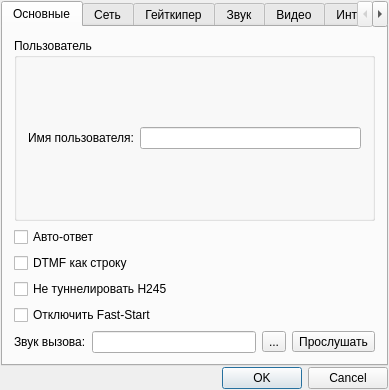
<?xml version="1.0" encoding="UTF-8"?>
<ui version="4.0">
 <class>CSettingsDlg</class>
 <widget class="QDialog" name="CSettingsDlg">
  <property name="geometry">
   <rect>
    <x>0</x>
    <y>0</y>
    <width>389</width>
    <height>353</height>
   </rect>
  </property>
  <property name="windowTitle">
   <string>Установки</string>
  </property>
  <property name="windowIcon">
   <iconset resource="qtphone.qrc">
    <normaloff>:/images/Resources/teleph.png</normaloff>:/images/Resources/teleph.png</iconset>
  </property>
  <layout class="QVBoxLayout" name="verticalLayout_3">
   <property name="spacing">
    <number>1</number>
   </property>
   <property name="margin">
    <number>1</number>
   </property>
   <item>
    <widget class="QTabWidget" name="tabWidget">
     <property name="currentIndex">
      <number>0</number>
     </property>
     <widget class="QWidget" name="tab">
      <attribute name="title">
       <string>Основные</string>
      </attribute>
      <layout class="QVBoxLayout" name="verticalLayout">
       <item>
        <widget class="QGroupBox" name="groupBox">
         <property name="title">
          <string>Пользователь</string>
         </property>
         <layout class="QHBoxLayout" name="horizontalLayout">
          <item>
           <widget class="QLabel" name="label">
            <property name="text">
             <string>Имя пользователя:</string>
            </property>
           </widget>
          </item>
          <item>
           <widget class="QLineEdit" name="IDS_UNAMESTR"/>
          </item>
         </layout>
        </widget>
       </item>
       <item>
        <widget class="QCheckBox" name="IDS_AANSWERSTR">
         <property name="text">
          <string>Авто-ответ</string>
         </property>
        </widget>
       </item>
       <item>
        <widget class="QCheckBox" name="IDS_DTMFSTRSTR">
         <property name="text">
          <string>DTMF как строку</string>
         </property>
        </widget>
       </item>
       <item>
        <widget class="QCheckBox" name="IDS_D242STR">
         <property name="text">
          <string>Не туннелировать H245</string>
         </property>
        </widget>
       </item>
       <item>
        <widget class="QCheckBox" name="IDS_DFSTARTSTR">
         <property name="text">
          <string>Отключить Fast-Start</string>
         </property>
        </widget>
       </item>
       <item>
        <layout class="QHBoxLayout" name="horizontalLayout_2">
         <property name="sizeConstraint">
          <enum>QLayout::SetFixedSize</enum>
         </property>
         <item>
          <widget class="QLabel" name="label_2">
           <property name="maximumSize">
            <size>
             <width>16777215</width>
             <height>25</height>
            </size>
           </property>
           <property name="text">
            <string>Звук вызова:</string>
           </property>
          </widget>
         </item>
         <item>
          <widget class="QLineEdit" name="IDS_RINGFSTR"/>
         </item>
         <item>
          <widget class="QToolButton" name="IDS_RINGFCMD">
           <property name="text">
            <string>...</string>
           </property>
          </widget>
         </item>
         <item>
          <widget class="QToolButton" name="IDS_RINGFCMDP">
           <property name="toolTip">
            <string>Прослушать</string>
           </property>
           <property name="statusTip">
            <string>Прослушать</string>
           </property>
           <property name="whatsThis">
            <string>Прослушать</string>
           </property>
           <property name="text">
            <string>Прослушать</string>
           </property>
           <property name="icon">
            <iconset resource="qtphone.qrc">
             <normaloff>:/images/Resources/sound_button.png</normaloff>:/images/Resources/sound_button.png</iconset>
           </property>
          </widget>
         </item>
        </layout>
       </item>
      </layout>
     </widget>
     <widget class="QWidget" name="tab_2">
      <attribute name="title">
       <string>Сеть</string>
      </attribute>
      <layout class="QGridLayout" name="gridLayout">
       <item row="0" column="0">
        <widget class="QLabel" name="label_3">
         <property name="maximumSize">
          <size>
           <width>16777215</width>
           <height>20</height>
          </size>
         </property>
         <property name="text">
          <string>Тип сети:</string>
         </property>
        </widget>
       </item>
       <item row="0" column="1" colspan="3">
        <widget class="QComboBox" name="IDS_BANDSTR">
         <property name="enabled">
          <bool>true</bool>
         </property>
         <item>
          <property name="text">
           <string>LAN</string>
          </property>
         </item>
         <item>
          <property name="text">
           <string>LAN_2</string>
          </property>
         </item>
         <item>
          <property name="text">
           <string>LAN_3</string>
          </property>
         </item>
         <item>
          <property name="text">
           <string>LAN_4</string>
          </property>
         </item>
         <item>
          <property name="text">
           <string>LAN_5</string>
          </property>
         </item>
         <item>
          <property name="text">
           <string>LAN_6</string>
          </property>
         </item>
         <item>
          <property name="text">
           <string>LAN_7</string>
          </property>
         </item>
        </widget>
       </item>
       <item row="0" column="6">
        <widget class="QLabel" name="label_4">
         <property name="maximumSize">
          <size>
           <width>16777215</width>
           <height>20</height>
          </size>
         </property>
         <property name="text">
          <string>Кб/с</string>
         </property>
        </widget>
       </item>
       <item row="1" column="0">
        <widget class="QLabel" name="label_5">
         <property name="text">
          <string>RTP порт мин:</string>
         </property>
        </widget>
       </item>
       <item row="1" column="2">
        <widget class="QSpinBox" name="IDS_RTPBSTR">
         <property name="minimum">
          <number>1</number>
         </property>
         <property name="maximum">
          <number>36767</number>
         </property>
         <property name="value">
          <number>1</number>
         </property>
        </widget>
       </item>
       <item row="1" column="3" colspan="2">
        <widget class="QLabel" name="label_6">
         <property name="text">
          <string>RTP порт макс.:</string>
         </property>
        </widget>
       </item>
       <item row="1" column="5" colspan="2">
        <widget class="QSpinBox" name="IDS_RTPMSTR">
         <property name="minimum">
          <number>1</number>
         </property>
         <property name="maximum">
          <number>36767</number>
         </property>
         <property name="value">
          <number>1</number>
         </property>
        </widget>
       </item>
       <item row="2" column="2">
        <spacer name="verticalSpacer_4">
         <property name="orientation">
          <enum>Qt::Vertical</enum>
         </property>
         <property name="sizeHint" stdset="0">
          <size>
           <width>52</width>
           <height>151</height>
          </size>
         </property>
        </spacer>
       </item>
       <item row="3" column="0">
        <widget class="QLabel" name="label_7">
         <property name="text">
          <string>NAT роутер:</string>
         </property>
        </widget>
       </item>
       <item row="3" column="2" colspan="5">
        <widget class="QLineEdit" name="IDS_NATRSTR"/>
       </item>
       <item row="4" column="0" colspan="2">
        <widget class="QLabel" name="label_8">
         <property name="text">
          <string>Локал. и-фейсы:</string>
         </property>
        </widget>
       </item>
       <item row="4" column="2" colspan="5">
        <widget class="QLineEdit" name="IDS_LOCISTR"/>
       </item>
       <item row="5" column="0" colspan="2">
        <widget class="QLabel" name="label_9">
         <property name="text">
          <string>Тип IP сервиса:</string>
         </property>
        </widget>
       </item>
       <item row="5" column="2" colspan="4">
        <widget class="QLineEdit" name="IDS_IPTSTR">
         <property name="text">
          <string/>
         </property>
        </widget>
       </item>
       <item row="5" column="6">
        <widget class="QLabel" name="label_10">
         <property name="maximumSize">
          <size>
           <width>26</width>
           <height>16777215</height>
          </size>
         </property>
         <property name="text">
          <string>(hex)</string>
         </property>
        </widget>
       </item>
       <item row="0" column="4" colspan="2">
        <widget class="QLineEdit" name="IDS_KBSSTR">
         <property name="enabled">
          <bool>false</bool>
         </property>
         <property name="maximumSize">
          <size>
           <width>70</width>
           <height>16777215</height>
          </size>
         </property>
         <property name="autoFillBackground">
          <bool>false</bool>
         </property>
         <property name="text">
          <string>0</string>
         </property>
         <property name="frame">
          <bool>true</bool>
         </property>
         <property name="readOnly">
          <bool>true</bool>
         </property>
        </widget>
       </item>
      </layout>
     </widget>
     <widget class="QWidget" name="tab_3">
      <attribute name="title">
       <string>Гейткипер</string>
      </attribute>
      <layout class="QGridLayout" name="gridLayout_5">
       <item row="0" column="0">
        <widget class="QCheckBox" name="IDS_GKUSESTR">
         <property name="text">
          <string>Использ. Гейткипер</string>
         </property>
        </widget>
       </item>
       <item row="0" column="1">
        <widget class="QCheckBox" name="IDS_GKRECSTR">
         <property name="enabled">
          <bool>false</bool>
         </property>
         <property name="text">
          <string>Гейткипер обязателен</string>
         </property>
        </widget>
       </item>
       <item row="1" column="0" colspan="2">
        <widget class="QGroupBox" name="groupBox_2">
         <property name="enabled">
          <bool>false</bool>
         </property>
         <property name="title">
          <string>Искать Гейткипер</string>
         </property>
         <layout class="QGridLayout" name="gridLayout_2">
          <property name="margin">
           <number>1</number>
          </property>
          <property name="spacing">
           <number>1</number>
          </property>
          <item row="0" column="0">
           <widget class="QRadioButton" name="IDS_GKAUTOLOCSTR">
            <property name="text">
             <string>Авто поиск</string>
            </property>
           </widget>
          </item>
          <item row="0" column="1">
           <widget class="QLabel" name="label_11">
            <property name="text">
             <string>ГК пароль:</string>
            </property>
           </widget>
          </item>
          <item row="0" column="2">
           <widget class="QLineEdit" name="IDS_GKPASSSTR">
            <property name="echoMode">
             <enum>QLineEdit::Password</enum>
            </property>
           </widget>
          </item>
          <item row="1" column="0">
           <widget class="QRadioButton" name="IDS_GKHOSTLOCSTR">
            <property name="text">
             <string>Искать по хосту:</string>
            </property>
            <property name="checked">
             <bool>true</bool>
            </property>
           </widget>
          </item>
          <item row="1" column="1" colspan="2">
           <widget class="QLineEdit" name="IDS_GKHOSTLOCSTR_STR"/>
          </item>
          <item row="2" column="0">
           <widget class="QRadioButton" name="IDS_GKIDLOCSTR">
            <property name="text">
             <string>Искать по ID:</string>
            </property>
           </widget>
          </item>
          <item row="2" column="1" colspan="2">
           <widget class="QLineEdit" name="IDS_GKIDLOCSTR_STR">
            <property name="enabled">
             <bool>false</bool>
            </property>
           </widget>
          </item>
         </layout>
        </widget>
       </item>
       <item row="2" column="0" colspan="2">
        <widget class="QGroupBox" name="groupBox_3">
         <property name="title">
          <string>Псевдонимы пользователя</string>
         </property>
         <layout class="QGridLayout" name="gridLayout_4">
          <property name="margin">
           <number>1</number>
          </property>
          <property name="spacing">
           <number>1</number>
          </property>
          <item row="0" column="0">
           <layout class="QGridLayout" name="gridLayout_3">
            <item row="0" column="0">
             <widget class="QLabel" name="label_12">
              <property name="text">
               <string>Псевдоним:</string>
              </property>
             </widget>
            </item>
            <item row="0" column="1" colspan="3">
             <widget class="QLineEdit" name="IDS_UALIASSTR"/>
            </item>
            <item row="1" column="0">
             <spacer name="horizontalSpacer_2">
              <property name="orientation">
               <enum>Qt::Horizontal</enum>
              </property>
              <property name="sizeHint" stdset="0">
               <size>
                <width>58</width>
                <height>20</height>
               </size>
              </property>
             </spacer>
            </item>
            <item row="1" column="1">
             <widget class="QPushButton" name="IDS_UALADDSTR">
              <property name="minimumSize">
               <size>
                <width>0</width>
                <height>9</height>
               </size>
              </property>
              <property name="maximumSize">
               <size>
                <width>34</width>
                <height>17</height>
               </size>
              </property>
              <property name="text">
               <string>Доб.</string>
              </property>
             </widget>
            </item>
            <item row="1" column="2">
             <spacer name="horizontalSpacer">
              <property name="orientation">
               <enum>Qt::Horizontal</enum>
              </property>
              <property name="sizeHint" stdset="0">
               <size>
                <width>18</width>
                <height>20</height>
               </size>
              </property>
             </spacer>
            </item>
            <item row="1" column="3">
             <widget class="QPushButton" name="IDS_UALDELSTR">
              <property name="maximumSize">
               <size>
                <width>34</width>
                <height>17</height>
               </size>
              </property>
              <property name="text">
               <string>Убр.</string>
              </property>
             </widget>
            </item>
           </layout>
          </item>
          <item row="0" column="1" rowspan="2">
           <widget class="QListWidget" name="IDS_UALIASESSTR"/>
          </item>
          <item row="1" column="0">
           <spacer name="verticalSpacer">
            <property name="orientation">
             <enum>Qt::Vertical</enum>
            </property>
            <property name="sizeHint" stdset="0">
             <size>
              <width>20</width>
              <height>102</height>
             </size>
            </property>
           </spacer>
          </item>
         </layout>
        </widget>
       </item>
      </layout>
     </widget>
     <widget class="QWidget" name="tab_4">
      <attribute name="title">
       <string>Звук</string>
      </attribute>
      <layout class="QGridLayout" name="gridLayout_7">
       <item row="0" column="0">
        <widget class="QLabel" name="label_13">
         <property name="maximumSize">
          <size>
           <width>80</width>
           <height>16777215</height>
          </size>
         </property>
         <property name="text">
          <string>Устр. вывода:</string>
         </property>
        </widget>
       </item>
       <item row="0" column="1">
        <widget class="QComboBox" name="IDS_OUTDEVSTR"/>
       </item>
       <item row="1" column="0">
        <widget class="QLabel" name="label_14">
         <property name="maximumSize">
          <size>
           <width>80</width>
           <height>16777215</height>
          </size>
         </property>
         <property name="text">
          <string>Устр. ввода:</string>
         </property>
        </widget>
       </item>
       <item row="1" column="1">
        <widget class="QComboBox" name="IDS_INDEVSTR"/>
       </item>
       <item row="2" column="0" colspan="2">
        <layout class="QHBoxLayout" name="horizontalLayout_5">
         <item>
          <widget class="QLabel" name="label_15">
           <property name="text">
            <string>Буфер:</string>
           </property>
          </widget>
         </item>
         <item>
          <widget class="QSpinBox" name="IDS_BUFFSTR">
           <property name="minimum">
            <number>1</number>
           </property>
           <property name="maximum">
            <number>20</number>
           </property>
          </widget>
         </item>
         <item>
          <widget class="QLabel" name="label_16">
           <property name="text">
            <string>Джитер:</string>
           </property>
          </widget>
         </item>
         <item>
          <widget class="QSpinBox" name="IDS_JITSTR">
           <property name="minimum">
            <number>0</number>
           </property>
           <property name="maximum">
            <number>999</number>
           </property>
          </widget>
         </item>
         <item>
          <widget class="QLabel" name="label_17">
           <property name="text">
            <string>ms</string>
           </property>
          </widget>
         </item>
         <item>
          <widget class="QCheckBox" name="IDS_SLSTR">
           <property name="text">
            <string>Детектор тишины</string>
           </property>
          </widget>
         </item>
        </layout>
       </item>
       <item row="3" column="0" colspan="2">
        <widget class="QGroupBox" name="groupBox_4">
         <property name="title">
          <string>Выбор кодеков</string>
         </property>
         <layout class="QGridLayout" name="gridLayout_6">
          <property name="margin">
           <number>1</number>
          </property>
          <property name="spacing">
           <number>1</number>
          </property>
          <item row="0" column="0" rowspan="5">
           <widget class="QListWidget" name="IDS_CADECSSTR"/>
          </item>
          <item row="3" column="1" colspan="2">
           <widget class="QPushButton" name="IDS_CSDOWNSTR">
            <property name="maximumSize">
             <size>
              <width>16777215</width>
              <height>21</height>
             </size>
            </property>
            <property name="text">
             <string>вниз</string>
            </property>
           </widget>
          </item>
          <item row="4" column="2" rowspan="2">
           <spacer name="verticalSpacer_2">
            <property name="orientation">
             <enum>Qt::Vertical</enum>
            </property>
            <property name="sizeHint" stdset="0">
             <size>
              <width>31</width>
              <height>57</height>
             </size>
            </property>
           </spacer>
          </item>
          <item row="5" column="0">
           <widget class="QCheckBox" name="IDS_CHKAES">
            <property name="text">
             <string>AES включено</string>
            </property>
           </widget>
          </item>
          <item row="2" column="1">
           <widget class="QCheckBox" name="IDS_CSENBLSTR">
            <property name="text">
             <string>Вкл</string>
            </property>
           </widget>
          </item>
          <item row="0" column="1" rowspan="2" colspan="2">
           <widget class="QPushButton" name="IDS_CSUPSTR">
            <property name="maximumSize">
             <size>
              <width>16777215</width>
              <height>21</height>
             </size>
            </property>
            <property name="text">
             <string>вверх</string>
            </property>
           </widget>
          </item>
         </layout>
        </widget>
       </item>
      </layout>
     </widget>
     <widget class="QWidget" name="tab_5">
      <attribute name="title">
       <string>Видео</string>
      </attribute>
      <layout class="QGridLayout" name="gridLayout_10">
       <item row="0" column="0">
        <widget class="QLabel" name="label_18">
         <property name="maximumSize">
          <size>
           <width>31</width>
           <height>16777215</height>
          </size>
         </property>
         <property name="text">
          <string>Устр.:</string>
         </property>
        </widget>
       </item>
       <item row="0" column="1" colspan="4">
        <widget class="QComboBox" name="IDS_DEVSTR"/>
       </item>
       <item row="0" column="6">
        <widget class="QComboBox" name="IDS_DEVCHSTR">
         <property name="maximumSize">
          <size>
           <width>50</width>
           <height>16777215</height>
          </size>
         </property>
        </widget>
       </item>
       <item row="1" column="0" colspan="2">
        <widget class="QCheckBox" name="IDS_VSENDSTR">
         <property name="text">
          <string>Отправлять видео</string>
         </property>
        </widget>
       </item>
       <item row="1" column="4" rowspan="3" colspan="3">
        <widget class="QGroupBox" name="groupBox_6">
         <property name="title">
          <string>Настройки видео</string>
         </property>
         <layout class="QVBoxLayout" name="verticalLayout_2">
          <property name="spacing">
           <number>1</number>
          </property>
          <property name="margin">
           <number>1</number>
          </property>
          <item>
           <widget class="QCheckBox" name="IDS_LVFLIPSTR">
            <property name="text">
             <string>В-Зерк. исход.</string>
            </property>
           </widget>
          </item>
          <item>
           <widget class="QCheckBox" name="IDS_RVFLIPSTR">
            <property name="text">
             <string>В-Зерк. вход.</string>
            </property>
           </widget>
          </item>
         </layout>
        </widget>
       </item>
       <item row="2" column="0" colspan="2">
        <widget class="QCheckBox" name="IDS_VRCVDSTR">
         <property name="text">
          <string>Получать видео</string>
         </property>
        </widget>
       </item>
       <item row="3" column="0" colspan="2">
        <widget class="QCheckBox" name="IDS_VLOCSTR">
         <property name="text">
          <string>Показывать локал.</string>
         </property>
        </widget>
       </item>
       <item row="4" column="0">
        <widget class="QLabel" name="label_20">
         <property name="text">
          <string>Размер:</string>
         </property>
        </widget>
       </item>
       <item row="4" column="1" colspan="2">
        <widget class="QComboBox" name="IDC_VSIZE"/>
       </item>
       <item row="4" column="4" colspan="3">
        <widget class="QSpinBox" name="IDC_BPSSTATIC">
         <property name="maximum">
          <number>99999</number>
         </property>
        </widget>
       </item>
       <item row="5" column="0" colspan="7">
        <widget class="QGroupBox" name="groupBox_7">
         <property name="title">
          <string>Параметры передачи</string>
         </property>
         <layout class="QGridLayout" name="gridLayout_9">
          <property name="margin">
           <number>1</number>
          </property>
          <property name="spacing">
           <number>1</number>
          </property>
          <item row="0" column="0">
           <widget class="QLabel" name="label_23">
            <property name="text">
             <string>Размер:</string>
            </property>
           </widget>
          </item>
          <item row="0" column="1" colspan="2">
           <widget class="QComboBox" name="IDC_VSIZE2"/>
          </item>
          <item row="0" column="3">
           <widget class="QLabel" name="label_22">
            <property name="text">
             <string>kbit/s:</string>
            </property>
           </widget>
          </item>
          <item row="0" column="4">
           <widget class="QSpinBox" name="IDC_BPSSTATIC2">
            <property name="maximum">
             <number>99999</number>
            </property>
           </widget>
          </item>
          <item row="1" column="0">
           <widget class="QLabel" name="label_24">
            <property name="text">
             <string>Кач-во:</string>
            </property>
           </widget>
          </item>
          <item row="1" column="1">
           <widget class="QSpinBox" name="IDS_QTYSTR">
            <property name="maximum">
             <number>31</number>
            </property>
           </widget>
          </item>
          <item row="1" column="2">
           <spacer name="horizontalSpacer_3">
            <property name="orientation">
             <enum>Qt::Horizontal</enum>
            </property>
            <property name="sizeHint" stdset="0">
             <size>
              <width>182</width>
              <height>20</height>
             </size>
            </property>
           </spacer>
          </item>
          <item row="1" column="3">
           <widget class="QLabel" name="label_25">
            <property name="text">
             <string>fps:</string>
            </property>
           </widget>
          </item>
          <item row="1" column="4">
           <widget class="QSpinBox" name="IDC_FPSSTATIC">
            <property name="minimum">
             <number>1</number>
            </property>
            <property name="maximum">
             <number>30</number>
            </property>
           </widget>
          </item>
         </layout>
        </widget>
       </item>
       <item row="6" column="0" colspan="7">
        <widget class="QGroupBox" name="groupBox_5">
         <property name="title">
          <string>Выбор кодеков</string>
         </property>
         <layout class="QGridLayout" name="gridLayout_8">
          <property name="margin">
           <number>1</number>
          </property>
          <property name="spacing">
           <number>1</number>
          </property>
          <item row="0" column="0" rowspan="5">
           <widget class="QListWidget" name="IDS_VCADECSSTR"/>
          </item>
          <item row="3" column="1" colspan="2">
           <widget class="QPushButton" name="IDS_VCSDOWNSTR">
            <property name="maximumSize">
             <size>
              <width>16777215</width>
              <height>21</height>
             </size>
            </property>
            <property name="text">
             <string>вниз</string>
            </property>
           </widget>
          </item>
          <item row="4" column="2" rowspan="2">
           <spacer name="verticalSpacer_3">
            <property name="orientation">
             <enum>Qt::Vertical</enum>
            </property>
            <property name="sizeHint" stdset="0">
             <size>
              <width>31</width>
              <height>46</height>
             </size>
            </property>
           </spacer>
          </item>
          <item row="2" column="1">
           <widget class="QCheckBox" name="IDS_VCSENBLSTR">
            <property name="text">
             <string>Вкл</string>
            </property>
           </widget>
          </item>
          <item row="0" column="1" rowspan="2" colspan="2">
           <widget class="QPushButton" name="IDS_VCSUPSTR">
            <property name="maximumSize">
             <size>
              <width>16777215</width>
              <height>21</height>
             </size>
            </property>
            <property name="text">
             <string>вверх</string>
            </property>
           </widget>
          </item>
         </layout>
        </widget>
       </item>
       <item row="0" column="5">
        <widget class="QLabel" name="label_19">
         <property name="maximumSize">
          <size>
           <width>20</width>
           <height>20</height>
          </size>
         </property>
         <property name="text">
          <string>Кнл</string>
         </property>
        </widget>
       </item>
       <item row="4" column="3">
        <widget class="QLabel" name="label_21">
         <property name="text">
          <string>kbit/s:</string>
         </property>
        </widget>
       </item>
      </layout>
     </widget>
     <widget class="QWidget" name="tab_6">
      <attribute name="title">
       <string>Интерфейс</string>
      </attribute>
     </widget>
    </widget>
   </item>
   <item>
    <widget class="QDialogButtonBox" name="buttonBox">
     <property name="standardButtons">
      <set>QDialogButtonBox::Cancel|QDialogButtonBox::Ok</set>
     </property>
    </widget>
   </item>
  </layout>
 </widget>
 <layoutdefault spacing="6" margin="11"/>
 <resources>
  <include location="qtphone.qrc"/>
 </resources>
 <connections>
  <connection>
   <sender>buttonBox</sender>
   <signal>accepted()</signal>
   <receiver>CSettingsDlg</receiver>
   <slot>accept()</slot>
   <hints>
    <hint type="sourcelabel">
     <x>194</x>
     <y>339</y>
    </hint>
    <hint type="destinationlabel">
     <x>194</x>
     <y>176</y>
    </hint>
   </hints>
  </connection>
  <connection>
   <sender>buttonBox</sender>
   <signal>rejected()</signal>
   <receiver>CSettingsDlg</receiver>
   <slot>reject()</slot>
   <hints>
    <hint type="sourcelabel">
     <x>194</x>
     <y>339</y>
    </hint>
    <hint type="destinationlabel">
     <x>194</x>
     <y>176</y>
    </hint>
   </hints>
  </connection>
 </connections>
</ui>
